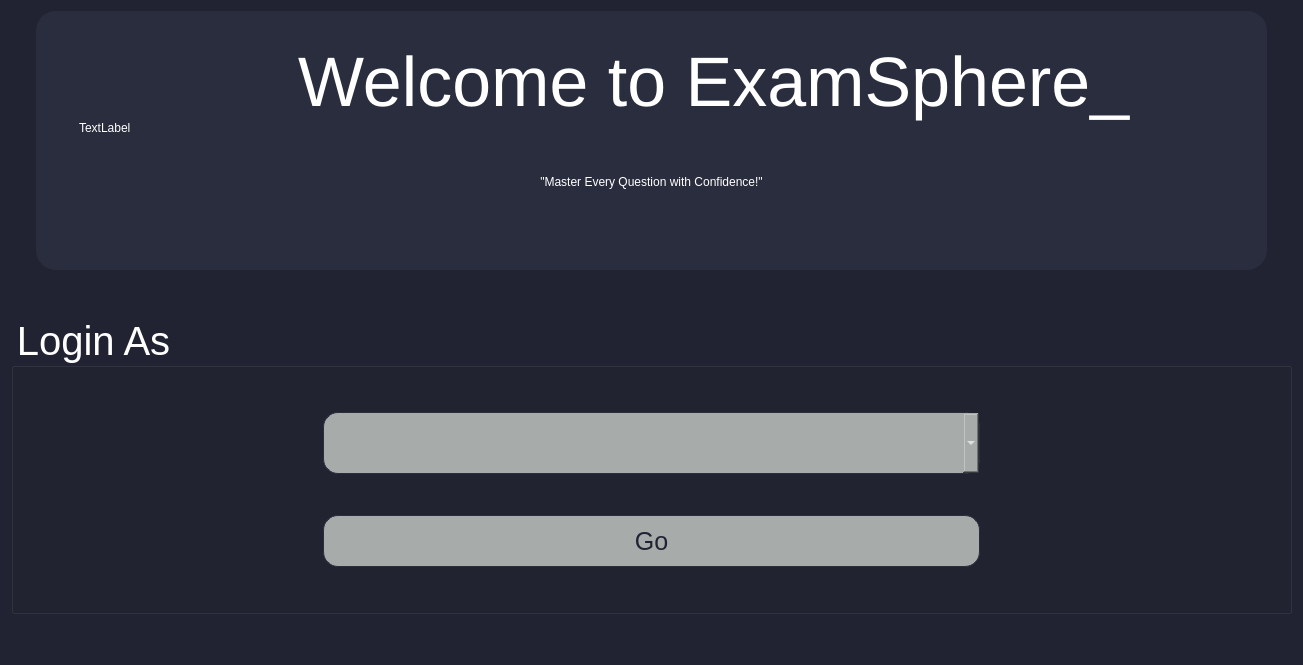
<?xml version="1.0" encoding="UTF-8"?>
<ui version="4.0">
 <class>Welcome</class>
 <widget class="QDialog" name="Welcome">
  <property name="enabled">
   <bool>true</bool>
  </property>
  <property name="geometry">
   <rect>
    <x>0</x>
    <y>0</y>
    <width>1303</width>
    <height>665</height>
   </rect>
  </property>
  <property name="font">
   <font>
    <family>Ubuntu</family>
   </font>
  </property>
  <property name="cursor">
   <cursorShape>ArrowCursor</cursorShape>
  </property>
  <property name="windowTitle">
   <string>Dialog</string>
  </property>
  <property name="styleSheet">
   <string notr="true">*{
	background-color: rgba(33,35,50,255);
font-family:Ubuntu;

}

QLineEdit
{	
color:#0000ad;
	background-color: rgb(255, 255, 255);
height:40px;
}
QComboBox
{
color:#0000ad;
	background-color: rgb(255, 255, 255);
height:30px;
width:80px;
}
QPushButton
{	
color:rgba(33,35,50,255);
	background-color: rgb(167, 171, 170);
	color:#0000ad;
  width:100px;
  height:30px
}
QTableWidget
{
	color: rgb(255, 255, 255);
}</string>
  </property>
  <layout class="QVBoxLayout" name="verticalLayout_3">
   <item>
    <layout class="QVBoxLayout" name="verticalLayout">
     <item>
      <widget class="QGroupBox" name="groupBox_2">
       <property name="font">
        <font>
         <family>Ubuntu</family>
        </font>
       </property>
       <property name="styleSheet">
        <string notr="true">*{
	background-color: rgba(42,45,62,255);
color:#fff;
	border-color: rgb(42, 45, 62);
}
QGroupBox
{
margin-left:25%;
margin-right:25%;
margin-bottom:40px;
	border:1px solid;
	border-color: rgb(42, 45, 62);
border-radius:20px;
}
QLabel
{
margin-bottom:40px;
}
label
{
font-size:70px;
}
</string>
       </property>
       <property name="title">
        <string/>
       </property>
       <layout class="QVBoxLayout" name="verticalLayout_5">
        <item>
         <layout class="QVBoxLayout" name="verticalLayout_4">
          <item>
           <layout class="QHBoxLayout" name="horizontalLayout">
            <item alignment="Qt::AlignBottom">
             <widget class="QLabel" name="logo1">
              <property name="sizePolicy">
               <sizepolicy hsizetype="Minimum" vsizetype="Preferred">
                <horstretch>0</horstretch>
                <verstretch>0</verstretch>
               </sizepolicy>
              </property>
              <property name="styleSheet">
               <string notr="true">margin-left:30%;
margin-right:30%;
margin-bottom:0px;</string>
              </property>
              <property name="text">
               <string>TextLabel</string>
              </property>
              <property name="alignment">
               <set>Qt::AlignBottom|Qt::AlignLeading|Qt::AlignLeft</set>
              </property>
             </widget>
            </item>
            <item>
             <widget class="QLabel" name="label">
              <property name="sizePolicy">
               <sizepolicy hsizetype="Expanding" vsizetype="Preferred">
                <horstretch>0</horstretch>
                <verstretch>0</verstretch>
               </sizepolicy>
              </property>
              <property name="font">
               <font>
                <family>Ubuntu</family>
                <pointsize>-1</pointsize>
                <bold>false</bold>
               </font>
              </property>
              <property name="styleSheet">
               <string notr="true">margin-left:30%;
margin-right:30%;
margin-top:0px;
margin-bottom:0px;
padding:0px 0px 0px 0px;
font-size:70px;</string>
              </property>
              <property name="text">
               <string>Welcome to ExamSphere_</string>
              </property>
              <property name="alignment">
               <set>Qt::AlignBottom|Qt::AlignHCenter</set>
              </property>
             </widget>
            </item>
           </layout>
          </item>
          <item>
           <widget class="QLabel" name="label_2">
            <property name="font">
             <font>
              <family>Ubuntu</family>
             </font>
            </property>
            <property name="styleSheet">
             <string notr="true">margin-left:30%;
margin-right:30%;
margin-top:0px;
</string>
            </property>
            <property name="text">
             <string>&quot;Master Every Question with Confidence!&quot;</string>
            </property>
            <property name="alignment">
             <set>Qt::AlignCenter</set>
            </property>
           </widget>
          </item>
         </layout>
        </item>
       </layout>
      </widget>
     </item>
     <item>
      <widget class="QGroupBox" name="groupBox">
       <property name="font">
        <font>
         <family>Ubuntu</family>
         <pointsize>-1</pointsize>
        </font>
       </property>
       <property name="styleSheet">
        <string notr="true">color: rgb(255, 255, 255);
font-size:40px;</string>
       </property>
       <property name="title">
        <string>Login As</string>
       </property>
       <layout class="QHBoxLayout" name="horizontalLayout_3">
        <item>
         <spacer name="horizontalSpacer">
          <property name="orientation">
           <enum>Qt::Horizontal</enum>
          </property>
          <property name="sizeType">
           <enum>QSizePolicy::Preferred</enum>
          </property>
          <property name="sizeHint" stdset="0">
           <size>
            <width>300</width>
            <height>20</height>
           </size>
          </property>
         </spacer>
        </item>
        <item>
         <layout class="QVBoxLayout" name="verticalLayout_2">
          <item>
           <widget class="QComboBox" name="comboBox">
            <property name="font">
             <font>
              <family>Ubuntu</family>
              <pointsize>-1</pointsize>
             </font>
            </property>
            <property name="cursor">
             <cursorShape>PointingHandCursor</cursorShape>
            </property>
            <property name="styleSheet">
             <string notr="true">height: 60px;
color: #fff;
background-color:rgba(167,171,170,255);
width:70px;
border:1px solid;
border-color: rgb(42, 45, 62);
border-radius:15px;
font-size:25px;
</string>
            </property>
           </widget>
          </item>
          <item>
           <widget class="QPushButton" name="pushGo">
            <property name="font">
             <font>
              <family>Ubuntu</family>
              <pointsize>-1</pointsize>
             </font>
            </property>
            <property name="cursor">
             <cursorShape>PointingHandCursor</cursorShape>
            </property>
            <property name="styleSheet">
             <string notr="true">background-color:rgba(167,171,170,255);
color: rgba(33,35,50,255);
width:70px;
height:50px;
border:1px solid;
border-color: rgb(42, 45, 62);
border-radius:15px;
font-size:25px;
</string>
            </property>
            <property name="text">
             <string>Go</string>
            </property>
           </widget>
          </item>
         </layout>
        </item>
        <item>
         <spacer name="horizontalSpacer_2">
          <property name="orientation">
           <enum>Qt::Horizontal</enum>
          </property>
          <property name="sizeType">
           <enum>QSizePolicy::Preferred</enum>
          </property>
          <property name="sizeHint" stdset="0">
           <size>
            <width>300</width>
            <height>20</height>
           </size>
          </property>
         </spacer>
        </item>
       </layout>
      </widget>
     </item>
    </layout>
   </item>
   <item>
    <spacer name="verticalSpacer_2">
     <property name="orientation">
      <enum>Qt::Vertical</enum>
     </property>
     <property name="sizeType">
      <enum>QSizePolicy::Preferred</enum>
     </property>
     <property name="sizeHint" stdset="0">
      <size>
       <width>20</width>
       <height>40</height>
      </size>
     </property>
    </spacer>
   </item>
  </layout>
 </widget>
 <resources/>
 <connections/>
</ui>
